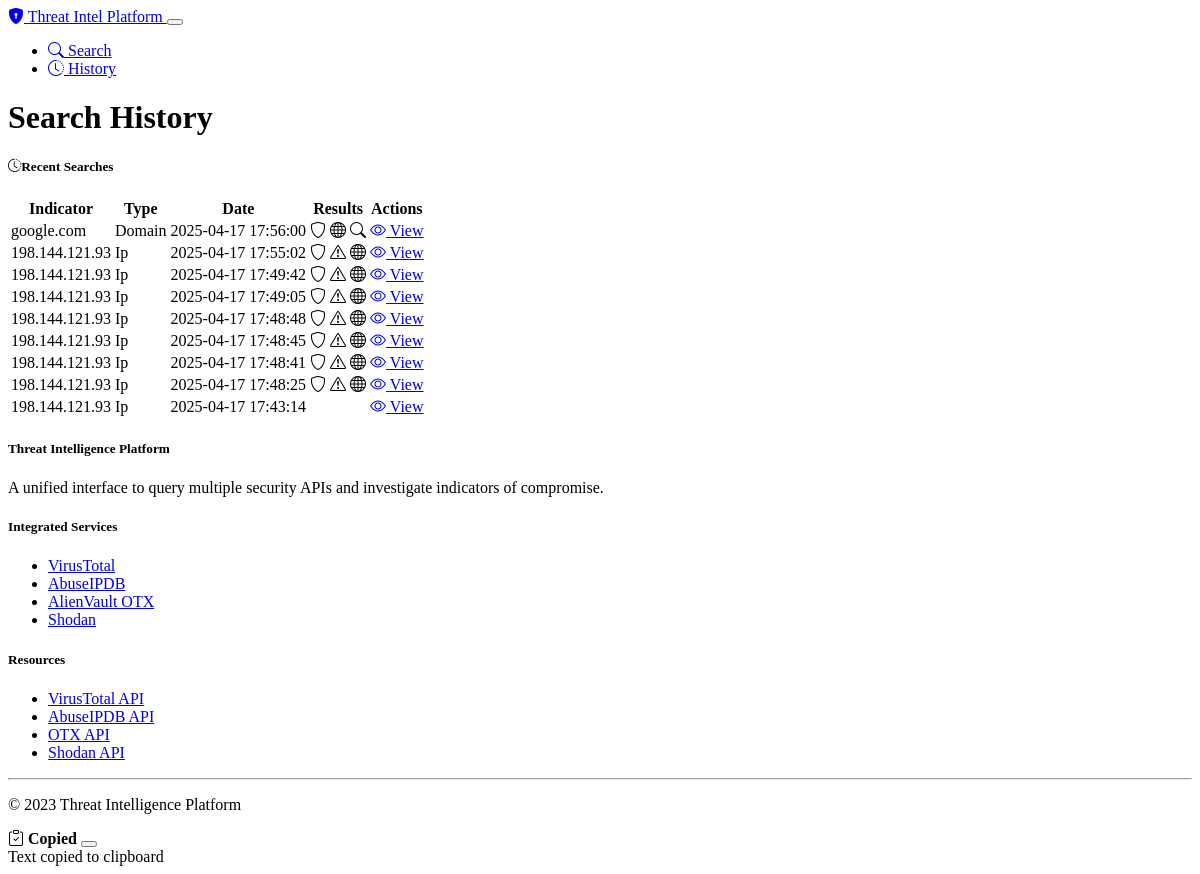
The app's page /history with its own data.
### models.py (models this page shows, shortened)
class SearchHistory(db.Model):
    id = db.Column(db.Integer, primary_key=True)
    indicator = db.Column(db.String(255), nullable=False)
    indicator_type = db.Column(db.String(50), nullable=False)
    timestamp = db.Column(db.DateTime, default=datetime.utcnow)
    results = db.Column(db.JSON, nullable=True)  # Store API results as JSON

### routes.py (the view)
@app.route('/history')
def history():
    searches = SearchHistory.query.order_by(SearchHistory.timestamp.desc()).limit(50).all()
    return render_template('history.html', searches=searches)

### templates/history.html (shortened to what this page needs)
{% extends 'base.html' %}
{% block content %}
<div class="row">
    <div class="col-12">
        <h1 class="mb-4">Search History</h1>
        <div class="card shadow-sm">
            <div class="card-header">
                <h5 class="mb-0">
                    <i class="bi bi-clock-history me-2"></i>Recent Searches
                </h5>
            </div>
            <div class="card-body">
                {% if searches %}
                <div class="table-responsive">
                    <table class="table table-hover">
                        <thead>
                            <tr>
                                <th>Indicator</th>
                                <th>Type</th>
                                <th>Date</th>
                                <th>Results</th>
                                <th>Actions</th>
                            </tr>
                        </thead>
                        <tbody>
                            {% for search in searches %}
                            <tr>
                                <td>
                                    <span class="text-truncate d-inline-block" style="max-width: 300px;">
                                        {{ search.indicator }}
                                    </span>
                                </td>
                                <td>
                                    <span class="badge bg-primary">{{ search.indicator_type | capitalize }}</span>
                                </td>
                                <td>{{ search.timestamp.strftime('%Y-%m-%d %H:%M:%S') }}</td>
                                <td>
                                    {% set vt_results = search.results.get('virustotal', {}) %}
                                    {% set abuse_results = search.results.get('abuseipdb', {}) %}
                                    {% set otx_results = search.results.get('alienvault', {}) %}
                                    {% if vt_results and not vt_results.get('error') %}
                                    <span class="badge bg-secondary me-1" data-bs-toggle="tooltip"
                                          title="VirusTotal: {{ vt_results.get('data', {}).get('attributes', {}).get('last_analysis_stats', {}).get('malicious', 0) }} detections">
                                        <i class="bi bi-shield"></i>
                                    </span>
                                    {% endif %}
                                    {% if abuse_results and not abuse_results.get('error') %}
                                    <span class="badge bg-secondary me-1" data-bs-toggle="tooltip"
                                          title="AbuseIPDB: {{ abuse_results.get('data', {}).get('abuseConfidenceScore', 0) }}% confidence">
                                        <i class="bi bi-exclamation-triangle"></i>
                                    </span>
                                    {% endif %}
                                    {% if otx_results and not otx_results.get('error') and otx_results.get('pulse_info') %}
                                    <span class="badge bg-secondary me-1" data-bs-toggle="tooltip"
                                          title="AlienVault OTX: {{ otx_results.get('pulse_info', {}).get('count', 0) }} pulses">
                                        <i class="bi bi-globe"></i>
                                    </span>
                                    {% endif %}
                                    {% if search.results.get('shodan') and not search.results.get('shodan').get('error') %}
                                    <span class="badge bg-secondary me-1" data-bs-toggle="tooltip"
                                          title="Shodan: {{ search.results.get('shodan', {}).get('ports', [])|length }} open ports">
                                        <i class="bi bi-search"></i>
                                    </span>
                                    {% endif %}
                                </td>
                                <td>
                                    <a href="{{ url_for('view_search', search_id=search.id) }}" class="btn btn-sm btn-primary">
                                        <i class="bi bi-eye"></i> View
                                    </a>
                                </td>
                            </tr>
                            {% endfor %}
                        </tbody>
                    </table>
                </div>
                {% endif %}
            </div>
        </div>
    </div>
</div>
{% endblock %}

### templates/base.html (shortened to what this page needs)
<!DOCTYPE html>
<html lang="en" data-bs-theme="dark">
<head>
    <link rel="stylesheet" href="https://cdn.replit.com/agent/bootstrap-agent-dark-theme.min.css">
    <link rel="stylesheet" href="https://cdn.jsdelivr.net/npm/bootstrap-icons@1.11.1/font/bootstrap-icons.css">
    <link rel="stylesheet" href="{{ url_for('static', filename='css/custom.css') }}">
</head>
<body>
    <nav class="navbar navbar-expand-lg navbar-dark bg-dark">
        <div class="container">
            <a class="navbar-brand" href="{{ url_for('index') }}">
                <i class="bi bi-shield-lock-fill me-2"></i>
                Threat Intel Platform
            </a>
            <button class="navbar-toggler" type="button" data-bs-toggle="collapse" data-bs-target="#navbarNav"
                    aria-controls="navbarNav" aria-expanded="false" aria-label="Toggle navigation">
            </button>
            <div class="collapse navbar-collapse" id="navbarNav">
                <ul class="navbar-nav ms-auto">
                    <li class="nav-item">
                        <a class="nav-link {% if request.path == '/' %}active{% endif %}" href="{{ url_for('index') }}">
                            <i class="bi bi-search me-1"></i> Search
                        </a>
                    </li>
                    <li class="nav-item">
                        <a class="nav-link {% if request.path == '/history' %}active{% endif %}" href="{{ url_for('history') }}">
                            <i class="bi bi-clock-history me-1"></i> History
                        </a>
                    </li>
                </ul>
            </div>
        </div>
    </nav>
    <main class="container py-4">
        {% block content %}{% endblock %}
    </main>
    <footer class="bg-dark text-light py-4 mt-5">
        <div class="container">
            <div class="row">
                <div class="col-md-6">
                    <h5>Threat Intelligence Platform</h5>
                    <p class="text-muted">
                        A unified interface to query multiple security APIs and investigate indicators of compromise.
                    </p>
                </div>
                <div class="col-md-3">
                    <h5>Integrated Services</h5>
                    <ul class="list-unstyled">
                        <li><a href="https://www.virustotal.com/" target="_blank" class="text-muted">VirusTotal</a></li>
                        <li><a href="https://www.abuseipdb.com/" target="_blank" class="text-muted">AbuseIPDB</a></li>
                        <li><a href="https://otx.alienvault.com/" target="_blank" class="text-muted">AlienVault OTX</a></li>
                        <li><a href="https://www.shodan.io/" target="_blank" class="text-muted">Shodan</a></li>
                    </ul>
                </div>
                <div class="col-md-3">
                    <h5>Resources</h5>
                    <ul class="list-unstyled">
                        <li><a href="https://developers.virustotal.com/reference" target="_blank" class="text-muted">VirusTotal API</a></li>
                        <li><a href="https://docs.abuseipdb.com/" target="_blank" class="text-muted">AbuseIPDB API</a></li>
                        <li><a href="https://otx.alienvault.com/api" target="_blank" class="text-muted">OTX API</a></li>
                        <li><a href="https://developer.shodan.io/" target="_blank" class="text-muted">Shodan API</a></li>
                    </ul>
                </div>
            </div>
            <hr class="mt-4">
            <div class="text-center">
                <p class="text-muted mb-0">
                    &copy; 2023 Threat Intelligence Platform
                </p>
            </div>
        </div>
    </footer>
    <div class="position-fixed bottom-0 end-0 p-3" style="z-index: 5">
        <div id="copy-toast" class="toast" role="alert" aria-live="assertive" aria-atomic="true">
            <div class="toast-header">
                <i class="bi bi-clipboard-check text-success me-2"></i>
                <strong class="me-auto">Copied</strong>
                <button type="button" class="btn-close" data-bs-dismiss="toast" aria-label="Close"></button>
            </div>
            <div class="toast-body">
                Text copied to clipboard
            </div>
        </div>
    </div>
</body>
</html>

### records on screen
SearchHistory: indicator "google.com", indicator_type "Domain", timestamp "2025-04-17 17:56:00"
SearchHistory: indicator "198.144.121.93", indicator_type "Ip", timestamp "2025-04-17 17:55:02"
SearchHistory: indicator "198.144.121.93", indicator_type "Ip", timestamp "2025-04-17 17:49:42"
SearchHistory: indicator "198.144.121.93", indicator_type "Ip", timestamp "2025-04-17 17:49:05"
SearchHistory: indicator "198.144.121.93", indicator_type "Ip", timestamp "2025-04-17 17:48:48"
SearchHistory: indicator "198.144.121.93", indicator_type "Ip", timestamp "2025-04-17 17:48:45"
SearchHistory: indicator "198.144.121.93", indicator_type "Ip", timestamp "2025-04-17 17:48:41"
SearchHistory: indicator "198.144.121.93", indicator_type "Ip", timestamp "2025-04-17 17:48:25"
SearchHistory: indicator "198.144.121.93", indicator_type "Ip", timestamp "2025-04-17 17:43:14"
